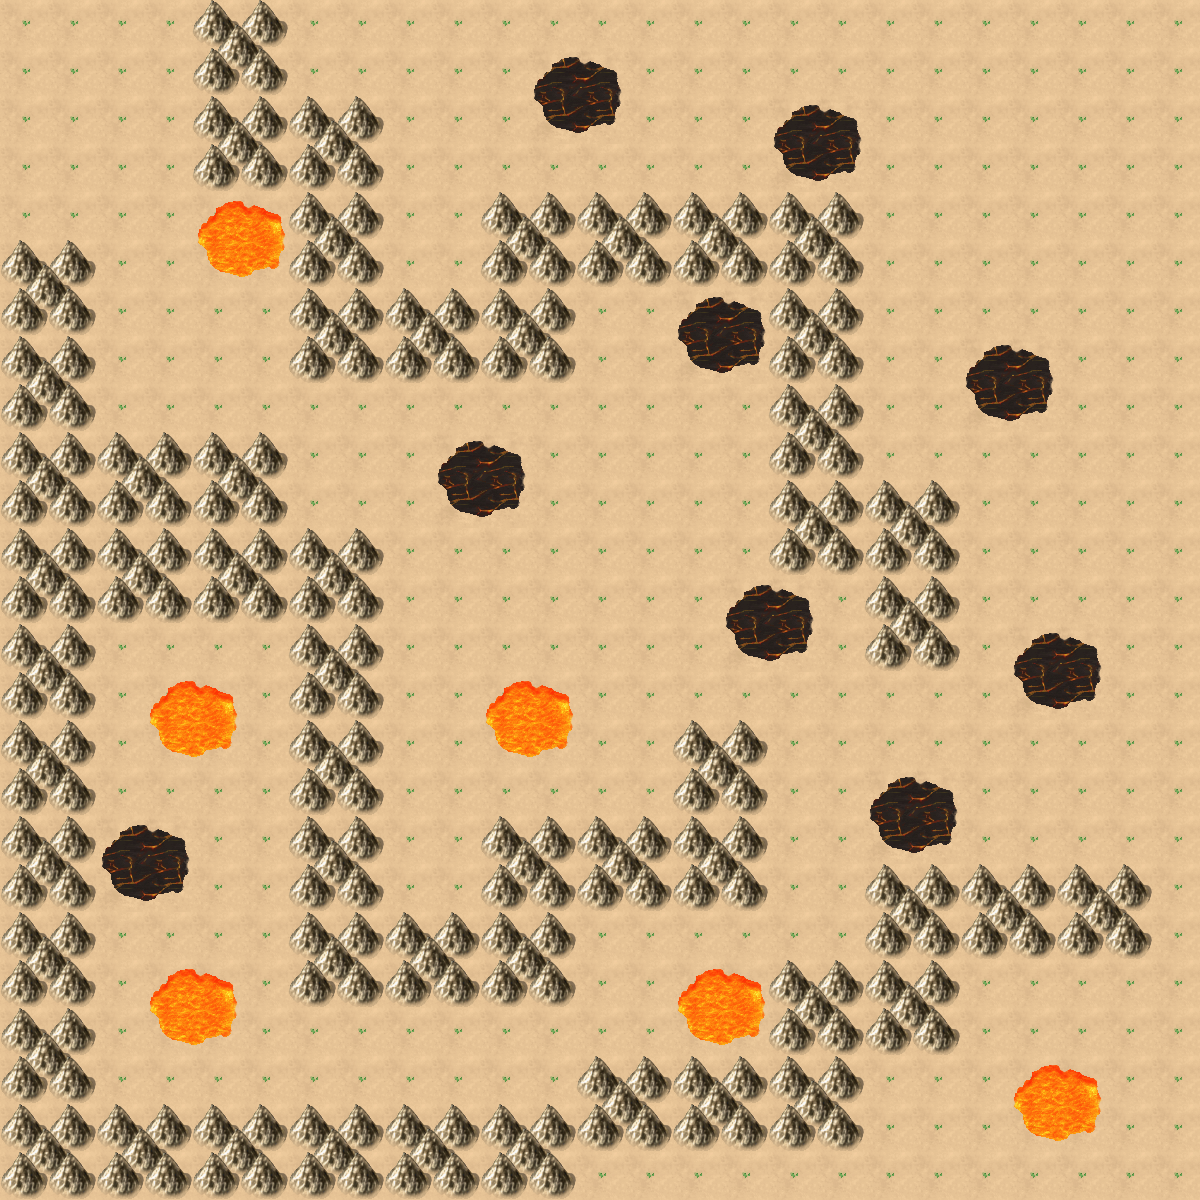

This game map was drawn from its Tiled (.tmx) file and the tilesets committed beside it. A one-line description and the trimmed map source follow:
An orthogonal 25x25 tile map with 48x48 px tiles, 3 tile layers (ground, lava, collision) and 124 objects (54x mountain, 14x obstacle, startingPoint, finishPoint).

<map version="1.10" tiledversion="1.11.2" orientation="orthogonal" renderorder="right-down" width="25" height="25" tilewidth="48" tileheight="48" infinite="0" nextlayerid="5" nextobjectid="129">
 <tileset firstgid="1" source="../tilesets/New_Overworld_A2.tsx" />
 <layer id="1" name="ground" width="25" height="25">
  <data>[625 cells, 625 non-empty, 1 distinct tile ids]</data>
 </layer>
 <layer id="2" name="lava" width="25" height="25">
  <data>[625 cells, 60 non-empty, 8 distinct tile ids]</data>
 </layer>
 <objectgroup id="3" name="objects">
  <object id="1" name="startingPoint" x="0" y="0" width="48" height="48" />
  <object id="2" name="finishPoint" x="1148" y="1151" width="48" height="48" />
  <object id="3" name="obstacle" x="192" y="189" width="96" height="96">
   <properties>
    <property name="causesDeath" type="bool" value="true" />
   </properties>
  </object>
  <object id="6" name="obstacle" x="145" y="672" width="96" height="96">
   <properties>
    <property name="causesDeath" type="bool" value="true" />
   </properties>
  </object>
  <object id="5" name="obstacle" x="434" y="428" width="96" height="96">
   <properties>
    <property name="causesDeath" type="bool" value="true" />
   </properties>
  </object>
  <object id="4" name="obstacle" x="480" y="676" width="96" height="96">
   <properties>
    <property name="causesDeath" type="bool" value="true" />
   </properties>
  </object>
  <object id="8" name="obstacle" x="862" y="770" width="96" height="96">
   <properties>
    <property name="causesDeath" type="bool" value="true" />
   </properties>
  </object>
  <object id="13" name="obstacle" x="673" y="957" width="96" height="96">
   <properties>
    <property name="causesDeath" type="bool" value="true" />
   </properties>
  </object>
  <object id="14" name="obstacle" x="1009" y="1053" width="96" height="96">
   <properties>
    <property name="causesDeath" type="bool" value="true" />
   </properties>
  </object>
  <object id="9" name="obstacle" x="1010" y="619" width="96" height="96">
   <properties>
    <property name="causesDeath" type="bool" value="true" />
   </properties>
  </object>
  <object id="10" name="obstacle" x="718" y="577" width="96" height="96">
   <properties>
    <property name="causesDeath" type="bool" value="true" />
   </properties>
  </object>
  <object id="11" name="obstacle" x="961" y="337" width="96" height="96">
   <properties>
    <property name="causesDeath" type="bool" value="true" />
   </properties>
  </object>
  <object id="12" name="obstacle" x="672" y="291" width="96" height="96">
   <properties>
    <property name="causesDeath" type="bool" value="true" />
   </properties>
  </object>
  <object id="15" name="obstacle" x="767" y="96" width="96" height="96">
   <properties>
    <property name="causesDeath" type="bool" value="true" />
   </properties>
  </object>
  <object id="16" name="obstacle" x="529" y="51" width="96" height="96">
   <properties>
    <property name="causesDeath" type="bool" value="true" />
   </properties>
  </object>
  <object id="7" name="obstacle" x="96" y="815" width="96" height="96">
   <properties>
    <property name="causesDeath" type="bool" value="true" />
   </properties>
  </object>
  <object id="21" x="194" y="4" width="93" height="93" />
  <object id="22" x="195" y="101" width="93" height="93" />
  <object id="23" x="295" y="101" width="93" height="93" />
  <object id="24" x="295" y="197" width="93" height="93" />
  <object id="25" x="487" y="197" width="93" height="93" />
  <object id="26" x="583" y="197" width="93" height="93" />
  <object id="27" x="679" y="197" width="93" height="93" />
  <object id="28" x="775" y="197" width="93" height="93" />
  <object id="29" x="6" y="245" width="93" height="93" />
  <object id="30" x="295" y="293" width="93" height="93" />
  <object id="31" x="391" y="293" width="93" height="93" />
  <object id="32" x="487" y="293" width="93" height="93" />
  <object id="33" x="771" y="293" width="97" height="93" />
  <object id="34" x="7" y="341" width="93" height="93" />
  <object id="35" x="769" y="388" width="99" height="93" />
  <object id="36" x="7" y="437" width="93" height="93" />
  <object id="37" x="103" y="437" width="93" height="93" />
  <object id="38" x="199" y="437" width="93" height="93" />
  <object id="39" x="775" y="485" width="93" height="93" />
  <object id="40" x="871" y="485" width="93" height="93" />
  <object id="41" x="7" y="533" width="93" height="93" />
  <object id="42" x="103" y="533" width="93" height="93" />
  <object id="43" x="199" y="533" width="93" height="93" />
  <object id="44" x="295" y="533" width="93" height="93" />
  <object id="45" x="871" y="581" width="93" height="93" />
  <object id="46" x="7" y="629" width="93" height="93" />
  <object id="47" x="295" y="629" width="93" height="93" />
  <object id="48" x="7" y="725" width="93" height="93" />
  <object id="49" x="295" y="725" width="93" height="93" />
  <object id="50" x="679" y="725" width="93" height="93" />
  <object id="51" x="7" y="821" width="93" height="93" />
  <object id="52" x="295" y="821" width="93" height="93" />
  <object id="53" x="487" y="821" width="93" height="93" />
  <object id="54" x="583" y="821" width="93" height="93" />
  <object id="55" x="679" y="821" width="93" height="93" />
  <object id="56" x="871" y="869" width="93" height="93" />
  <object id="57" x="967" y="869" width="93" height="93" />
  <object id="58" x="1063" y="869" width="93" height="93" />
  <object id="59" x="7" y="917" width="93" height="93" />
  <object id="60" x="295" y="917" width="93" height="93" />
  <object id="61" x="391" y="917" width="93" height="93" />
  <object id="62" x="487" y="917" width="93" height="93" />
  <object id="63" x="775" y="965" width="93" height="93" />
  <object id="64" x="871" y="965" width="93" height="93" />
  <object id="65" x="7" y="1013" width="93" height="93" />
  <object id="66" x="583" y="1061" width="93" height="93" />
  <object id="67" x="679" y="1061" width="93" height="93" />
  <object id="68" x="775" y="1061" width="93" height="93" />
  <object id="69" x="7" y="1109" width="93" height="93" />
  <object id="70" x="103" y="1109" width="93" height="93" />
  <object id="71" x="199" y="1109" width="93" height="93" />
  <object id="72" x="295" y="1109" width="93" height="93" />
  <object id="73" x="391" y="1109" width="93" height="93" />
  <object id="74" x="487" y="1109" width="93" height="93" />
  <object id="75" name="mountain" x="199" y="3" width="94" height="93" />
  <object id="76" name="mountain" x="199" y="99" width="94" height="93" />
  <object id="77" name="mountain" x="295" y="99" width="94" height="93" />
  <object id="78" name="mountain" x="295" y="195" width="94" height="93" />
  <object id="79" name="mountain" x="487" y="195" width="94" height="93" />
  <object id="80" name="mountain" x="583" y="195" width="94" height="93" />
  <object id="81" name="mountain" x="679" y="195" width="94" height="93" />
  <object id="82" name="mountain" x="775" y="195" width="94" height="93" />
  <object id="83" name="mountain" x="7" y="243" width="94" height="93" />
  <object id="84" name="mountain" x="295" y="291" width="94" height="93" />
  <object id="85" name="mountain" x="391" y="291" width="94" height="93" />
  <object id="86" name="mountain" x="487" y="291" width="94" height="93" />
  <object id="87" name="mountain" x="775" y="291" width="94" height="93" />
  <object id="88" name="mountain" x="7" y="339" width="94" height="93" />
  <object id="89" name="mountain" x="775" y="387" width="94" height="93" />
  <object id="90" name="mountain" x="7" y="435" width="94" height="93" />
  <object id="91" name="mountain" x="103" y="435" width="94" height="93" />
  </objectgroup>
 <layer id="4" name="collision" width="25" height="25">
  <data>[625 cells, 216 non-empty, 4 distinct tile ids]</data>
 </layer>
</map>
<!-- 37 of 124 objects omitted -->
